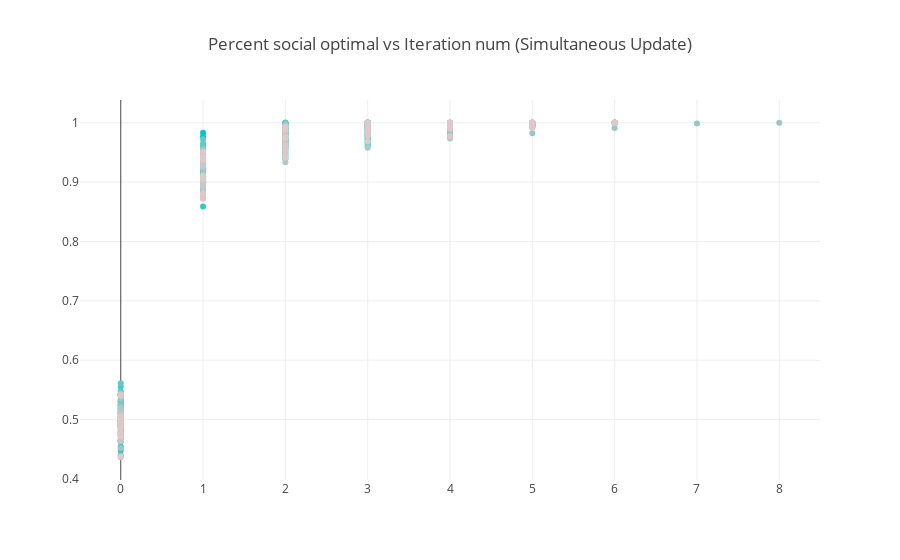

Write notebook code for a chart like this one.
### Code cell
plot_utils(simul_utils)

### Figure 1 — Plotly figure (JSON) as saved in the notebook; plotly's stock layout.template omitted (floating-point values rounded to 4 significant figures)
{"data": [{"hoverinfo": "skip", "marker": {"color": "rgb(0.0,200,200)"}, "mode": "markers", "type": "scatter", "uid": "41c7a697-c8fa-42f5-9937-ae656ec0e009", "x": [0, 1, 2, 3], "y": [0.4978, 0.8922, 0.9833, 1]}, {"hoverinfo": "skip", "marker": {"color": "rgb(0.0,200,200)"}, "mode": "markers", "type": "scatter", "uid": "56f9f635-3a5e-4109-906d-db59a3d18dad", "x": [0, 1, 2, 3, 4], "y": [0.4967, 0.8989, 0.9689, 0.9889, 1]}, {"hoverinfo": "skip", "marker": {"color": "rgb(0.0,200,200)"}, "mode": "markers", "type": "scatter", "uid": "0fb6d2f7-1b7e-42ae-a57c-a71e2c7323a6", "x": [0, 1, 2, 3, 4, 5], "y": [0.4644, 0.9233, 0.9656, 0.9811, 0.9989, 1]}, {"hoverinfo": "skip", "marker": {"color": "rgb(0.0,200,200)"}, "mode": "markers", "type": "scatter", "uid": "a348453f-2097-4c7f-b657-79136984fa1d", "x": [0, 1, 2, 3], "y": [0.5411, 0.9533, 0.9922, 1]}, {"hoverinfo": "skip", "marker": {"color": "rgb(0.0,200,200)"}, "mode": "markers", "type": "scatter", "uid": "10ccf22b-33b4-45a5-a7f4-6ad401948c02", "x": [0, 1, 2], "y": [0.5189, 0.9767, 1]}, {"hoverinfo": "skip", "marker": {"color": "rgb(0.0,200,200)"}, "mode": "markers", "type": "scatter", "uid": "c1e19e59-aecc-4f82-b71b-3a5d6be2cb69", "x": [0, 1, 2, 3, 4], "y": [0.4967, 0.93, 0.9711, 0.9956, 1]}, {"hoverinfo": "skip", "marker": {"color": "rgb(0.0,200,200)"}, "mode": "markers", "type": "scatter", "uid": "a57e1bfe-a1a1-4176-b37e-45f14c8deaca", "x": [0, 1, 2], "y": [0.5311, 0.9833, 1]}, {"hoverinfo": "skip", "marker": {"color": "rgb(0.0,200,200)"}, "mode": "markers", "type": "scatter", "uid": "15c51da4-3f6e-4323-b767-47891d8cb172", "x": [0, 1, 2, 3], "y": [0.5056, 0.9233, 0.9911, 1]}, {"hoverinfo": "skip", "marker": {"color": "rgb(0.0,200,200)"}, "mode": "markers", "type": "scatter", "uid": "df7c6b5e-0320-472e-a1d4-3d944e1bfd23", "x": [0, 1, 2, 3, 4], "y": [0.4644, 0.9011, 0.9778, 0.9933, 1]}, {"hoverinfo": "skip", "marker": {"color": "rgb(0.0,200,200)"}, "mode": "markers", "type": "scatter", "uid": "9232280d-30d4-498b-8bba-47587b789dad", "x": [0, 1, 2, 3], "y": [0.5289, 0.9544, 0.9911, 1]}, {"hoverinfo": "skip", "marker": {"color": "rgb(25.0,200,200)"}, "mode": "markers", "type": "scatter", "uid": "d4a00113-1a0f-4774-b93f-55a6a16c80da", "x": [0, 1, 2, 3, 4, 5, 6], "y": [0.5033, 0.9333, 0.9567, 0.9733, 0.99, 0.9989, 1]}, {"hoverinfo": "skip", "marker": {"color": "rgb(25.0,200,200)"}, "mode": "markers", "type": "scatter", "uid": "648c1355-9309-45b5-8efd-4466529dccdb", "x": [0, 1, 2, 3, 4, 5, 6], "y": [0.4633, 0.8878, 0.9489, 0.9711, 0.9833, 0.9922, 1]}, {"hoverinfo": "skip", "marker": {"color": "rgb(25.0,200,200)"}, "mode": "markers", "type": "scatter", "uid": "0d9af0ba-8eea-4419-84a2-733090c8999d", "x": [0, 1, 2, 3, 4, 5, 6], "y": [0.4544, 0.9089, 0.94, 0.9633, 0.9789, 0.9944, 1]}, {"hoverinfo": "skip", "marker": {"color": "rgb(25.0,200,200)"}, "mode": "markers", "type": "scatter", "uid": "a96cc830-300d-482a-8087-573418cc1420", "x": [0, 1, 2, 3, 4], "y": [0.4722, 0.9078, 0.9711, 0.9889, 1]}, {"hoverinfo": "skip", "marker": {"color": "rgb(25.0,200,200)"}, "mode": "markers", "type": "scatter", "uid": "d66c22b8-cbd2-409e-8e70-1deab2ec23f7", "x": [0, 1, 2, 3, 4], "y": [0.49, 0.9389, 0.9833, 0.9989, 1]}, {"hoverinfo": "skip", "marker": {"color": "rgb(25.0,200,200)"}, "mode": "markers", "type": "scatter", "uid": "4aa204fe-7a9a-4e0d-927f-5c838cfc8540", "x": [0, 1, 2, 3, 4, 5], "y": [0.4867, 0.9178, 0.9844, 0.9933, 0.9989, 1]}, {"hoverinfo": "skip", "marker": {"color": "rgb(25.0,200,200)"}, "mode": "markers", "type": "scatter", "uid": "c8f6bbe8-a788-4ca4-b0ee-e94eb769c744", "x": [0, 1, 2, 3, 4], "y": [0.5178, 0.9522, 0.9878, 0.9978, 1]}, {"hoverinfo": "skip", "marker": {"color": "rgb(25.0,200,200)"}, "mode": "markers", "type": "scatter", "uid": "9887eca6-97f9-4295-8f65-fecae7b9c056", "x": [0, 1, 2, 3], "y": [0.5222, 0.94, 0.99, 1]}, {"hoverinfo": "skip", "marker": {"color": "rgb(25.0,200,200)"}, "mode": "markers", "type": "scatter", "uid": "257274c1-05ab-4428-b581-5b438dd4a893", "x": [0, 1, 2, 3, 4], "y": [0.4778, 0.8944, 0.99, 0.9978, 1]}, {"hoverinfo": "skip", "marker": {"color": "rgb(25.0,200,200)"}, "mode": "markers", "type": "scatter", "uid": "a828ad24-d932-4cc5-8977-733c7db23e41", "x": [0, 1, 2, 3, 4], "y": [0.5122, 0.9478, 0.9878, 0.9989, 1]}, {"hoverinfo": "skip", "marker": {"color": "rgb(50.0,200,200)"}, "mode": "markers", "type": "scatter", "uid": "0e632ab9-26a3-47f8-a59b-4b282bd070fc", "x": [0, 1, 2, 3, 4], "y": [0.5144, 0.9211, 0.9822, 0.9978, 1]}, {"hoverinfo": "skip", "marker": {"color": "rgb(50.0,200,200)"}, "mode": "markers", "type": "scatter", "uid": "a621809a-9c21-40de-bdaf-d1567e74afc2", "x": [0, 1, 2, 3, 4, 5, 6], "y": [0.4833, 0.9233, 0.9722, 0.98, 0.9889, 0.9956, 1]}, {"hoverinfo": "skip", "marker": {"color": "rgb(50.0,200,200)"}, "mode": "markers", "type": "scatter", "uid": "bb5a02bc-949f-49c0-8a16-770311b2ace6", "x": [0, 1, 2, 3, 4, 5, 6], "y": [0.4478, 0.8589, 0.9567, 0.9778, 0.9889, 0.9989, 1]}, {"hoverinfo": "skip", "marker": {"color": "rgb(50.0,200,200)"}, "mode": "markers", "type": "scatter", "uid": "58513a57-ba8b-4710-98d9-0ec6ac9ee8e7", "x": [0, 1, 2, 3], "y": [0.4922, 0.9167, 0.9911, 1]}, {"hoverinfo": "skip", "marker": {"color": "rgb(50.0,200,200)"}, "mode": "markers", "type": "scatter", "uid": "57f0cfea-2048-4985-b561-fe91e6b0f0b4", "x": [0, 1, 2, 3, 4], "y": [0.4789, 0.9178, 0.9789, 0.9933, 1]}, {"hoverinfo": "skip", "marker": {"color": "rgb(50.0,200,200)"}, "mode": "markers", "type": "scatter", "uid": "7a91fb49-cdc6-48a5-acb0-8629bf181e7f", "x": [0, 1, 2, 3], "y": [0.5078, 0.9389, 0.9944, 1]}, {"hoverinfo": "skip", "marker": {"color": "rgb(50.0,200,200)"}, "mode": "markers", "type": "scatter", "uid": "8cc9efc8-b513-4b22-bfd7-557b86716436", "x": [0, 1, 2, 3], "y": [0.5311, 0.9456, 0.9922, 1]}, {"hoverinfo": "skip", "marker": {"color": "rgb(50.0,200,200)"}, "mode": "markers", "type": "scatter", "uid": "9831dd7c-f44b-4502-9bcf-cceee38ee0c9", "x": [0, 1, 2, 3, 4], "y": [0.4878, 0.9122, 0.9744, 0.9978, 1]}, {"hoverinfo": "skip", "marker": {"color": "rgb(50.0,200,200)"}, "mode": "markers", "type": "scatter", "uid": "a00675e7-c7ca-4115-93da-51df315b3398", "x": [0, 1, 2, 3, 4], "y": [0.5333, 0.9567, 0.99, 0.9956, 1]}, {"hoverinfo": "skip", "marker": {"color": "rgb(50.0,200,200)"}, "mode": "markers", "type": "scatter", "uid": "f617bad8-c64b-463f-8895-af64eb0dcd27", "x": [0, 1, 2, 3, 4, 5], "y": [0.5133, 0.94, 0.9722, 0.9867, 0.9989, 1]}, {"hoverinfo": "skip", "marker": {"color": "rgb(75.0,200,200)"}, "mode": "markers", "type": "scatter", "uid": "eede9ed6-e1da-4bd0-9e88-a01285316bd6", "x": [0, 1, 2, 3, 4], "y": [0.5444, 0.9033, 0.98, 0.9944, 1]}, {"hoverinfo": "skip", "marker": {"color": "rgb(75.0,200,200)"}, "mode": "markers", "type": "scatter", "uid": "2d3fa10b-048f-46cb-a54c-6ec5245fe47d", "x": [0, 1, 2, 3], "y": [0.4967, 0.9256, 0.9844, 1]}, {"hoverinfo": "skip", "marker": {"color": "rgb(75.0,200,200)"}, "mode": "markers", "type": "scatter", "uid": "edc3fb3b-d4c9-464c-949f-083087aeb2c1", "x": [0, 1, 2, 3], "y": [0.5244, 0.9244, 0.9822, 1]}, {"hoverinfo": "skip", "marker": {"color": "rgb(75.0,200,200)"}, "mode": "markers", "type": "scatter", "uid": "73371901-92bb-4d55-a637-636f3e99091c", "x": [0, 1, 2, 3], "y": [0.5433, 0.9611, 0.9956, 1]}, {"hoverinfo": "skip", "marker": {"color": "rgb(75.0,200,200)"}, "mode": "markers", "type": "scatter", "uid": "bdc812b4-76b1-4b09-a4fe-a876822e4600", "x": [0, 1, 2, 3, 4, 5, 6], "y": [0.5011, 0.9, 0.9444, 0.9667, 0.9822, 0.9978, 1]}, {"hoverinfo": "skip", "marker": {"color": "rgb(75.0,200,200)"}, "mode": "markers", "type": "scatter", "uid": "20b76132-d9d2-4495-96be-b41976297c45", "x": [0, 1, 2, 3, 4, 5, 6], "y": [0.4744, 0.8978, 0.96, 0.9789, 0.99, 0.9978, 1]}, {"hoverinfo": "skip", "marker": {"color": "rgb(75.0,200,200)"}, "mode": "markers", "type": "scatter", "uid": "186413a5-8b29-42d9-84b2-519044311b64", "x": [0, 1, 2, 3, 4, 5, 6], "y": [0.5089, 0.9211, 0.9633, 0.9789, 0.9889, 0.9967, 1]}, {"hoverinfo": "skip", "marker": {"color": "rgb(75.0,200,200)"}, "mode": "markers", "type": "scatter", "uid": "325c2e16-0c89-46a5-8828-628a79e75e29", "x": [0, 1, 2, 3], "y": [0.4989, 0.9322, 0.9944, 1]}, {"hoverinfo": "skip", "marker": {"color": "rgb(75.0,200,200)"}, "mode": "markers", "type": "scatter", "uid": "1d39dae3-72e6-487e-aaf8-3f7bc9eef5c6", "x": [0, 1, 2, 3, 4], "y": [0.5111, 0.9567, 0.99, 0.9967, 1]}, {"hoverinfo": "skip", "marker": {"color": "rgb(75.0,200,200)"}, "mode": "markers", "type": "scatter", "uid": "5d1f9f2f-2a77-48af-a1c2-8a5c5ac9b21f", "x": [0, 1, 2], "y": [0.5556, 0.93, 1]}, {"hoverinfo": "skip", "marker": {"color": "rgb(100.0,200,200)"}, "mode": "markers", "type": "scatter", "uid": "1f9c317d-5224-40a1-9c39-136eed0c4a36", "x": [0, 1, 2, 3], "y": [0.4933, 0.9489, 0.9967, 1]}, {"hoverinfo": "skip", "marker": {"color": "rgb(100.0,200,200)"}, "mode": "markers", "type": "scatter", "uid": "c1fdad1a-e2b5-4344-9a1f-f4f1ceeba0c5", "x": [0, 1, 2, 3, 4], "y": [0.5078, 0.9289, 0.9822, 0.9956, 1]}, {"hoverinfo": "skip", "marker": {"color": "rgb(100.0,200,200)"}, "mode": "markers", "type": "scatter", "uid": "2378583e-7228-45f5-902b-9eaa1443959d", "x": [0, 1, 2, 3, 4, 5], "y": [0.5478, 0.91, 0.97, 0.9889, 0.9989, 1]}, {"hoverinfo": "skip", "marker": {"color": "rgb(100.0,200,200)"}, "mode": "markers", "type": "scatter", "uid": "82dbf91e-feac-4637-89c2-4aa5a25d08c7", "x": [0, 1, 2, 3], "y": [0.5611, 0.9656, 0.9978, 1]}, {"hoverinfo": "skip", "marker": {"color": "rgb(100.0,200,200)"}, "mode": "markers", "type": "scatter", "uid": "973239a1-661a-444d-8b6f-9643974da5a5", "x": [0, 1, 2, 3, 4], "y": [0.5, 0.9333, 0.9744, 0.99, 1]}, {"hoverinfo": "skip", "marker": {"color": "rgb(100.0,200,200)"}, "mode": "markers", "type": "scatter", "uid": "8fe265a8-ac97-4a49-b8f9-a11ce528a8fb", "x": [0, 1, 2, 3, 4, 5], "y": [0.44, 0.8922, 0.9622, 0.9844, 0.9944, 1]}, {"hoverinfo": "skip", "marker": {"color": "rgb(100.0,200,200)"}, "mode": "markers", "type": "scatter", "uid": "c79cffdc-0243-4d33-86c4-d57065aefc7b", "x": [0, 1, 2, 3, 4, 5], "y": [0.5222, 0.9422, 0.9733, 0.9889, 0.9956, 1]}, {"hoverinfo": "skip", "marker": {"color": "rgb(100.0,200,200)"}, "mode": "markers", "type": "scatter", "uid": "398035ba-68f0-4692-80ae-38d327fab957", "x": [0, 1, 2], "y": [0.5256, 0.9722, 1]}, {"hoverinfo": "skip", "marker": {"color": "rgb(100.0,200,200)"}, "mode": "markers", "type": "scatter", "uid": "0af3c5e5-8328-4c91-8d3d-9fbfd4bbef57", "x": [0, 1, 2, 3, 4, 5, 6], "y": [0.4911, 0.9, 0.9389, 0.96, 0.98, 0.9978, 1]}, {"hoverinfo": "skip", "marker": {"color": "rgb(100.0,200,200)"}, "mode": "markers", "type": "scatter", "uid": "24d048dd-0b44-440a-aa1e-66c3ac7a59f9", "x": [0, 1, 2, 3], "y": [0.4889, 0.96, 0.9933, 1]}, {"hoverinfo": "skip", "marker": {"color": "rgb(125.0,200,200)"}, "mode": "markers", "type": "scatter", "uid": "f7ba6f56-cb57-402f-be3f-6d55fe27eb26", "x": [0, 1, 2, 3, 4], "y": [0.5189, 0.9444, 0.9822, 0.9944, 1]}, {"hoverinfo": "skip", "marker": {"color": "rgb(125.0,200,200)"}, "mode": "markers", "type": "scatter", "uid": "654857ad-9b2e-4386-ad7f-f4c897357ede", "x": [0, 1, 2, 3], "y": [0.5411, 0.9289, 0.9933, 1]}, {"hoverinfo": "skip", "marker": {"color": "rgb(125.0,200,200)"}, "mode": "markers", "type": "scatter", "uid": "2ede6829-49db-4619-bdeb-912f92a9a304", "x": [0, 1, 2, 3, 4], "y": [0.4944, 0.9056, 0.9722, 0.9922, 1]}, {"hoverinfo": "skip", "marker": {"color": "rgb(125.0,200,200)"}, "mode": "markers", "type": "scatter", "uid": "cfda2a3b-fbfc-470b-8f89-6c593ce1ed59", "x": [0, 1, 2, 3], "y": [0.49, 0.95, 0.9967, 1]}, {"hoverinfo": "skip", "marker": {"color": "rgb(125.0,200,200)"}, "mode": "markers", "type": "scatter", "uid": "f457c91c-5037-4305-9d5d-b4ed7e2ad332", "x": [0, 1, 2, 3], "y": [0.5244, 0.9522, 0.9989, 1]}, {"hoverinfo": "skip", "marker": {"color": "rgb(125.0,200,200)"}, "mode": "markers", "type": "scatter", "uid": "250b00a9-c199-4fc5-947d-a4145e574c3a", "x": [0, 1, 2, 3, 4, 5], "y": [0.48, 0.8967, 0.9522, 0.9767, 0.9944, 1]}, {"hoverinfo": "skip", "marker": {"color": "rgb(125.0,200,200)"}, "mode": "markers", "type": "scatter", "uid": "f487f1b0-0ac1-419a-b7fa-3811113c4a58", "x": [0, 1, 2, 3, 4, 5, 6], "y": [0.4811, 0.8856, 0.9667, 0.9811, 0.9867, 0.9978, 1]}, {"hoverinfo": "skip", "marker": {"color": "rgb(125.0,200,200)"}, "mode": "markers", "type": "scatter", "uid": "a0c21d5c-d012-47f5-8923-132d103fa4d1", "x": [0, 1, 2, 3], "y": [0.5411, 0.9544, 0.9944, 1]}, {"hoverinfo": "skip", "marker": {"color": "rgb(125.0,200,200)"}, "mode": "markers", "type": "scatter", "uid": "a4de93d0-0397-4b0f-9759-870b2fbb2224", "x": [0, 1, 2, 3, 4], "y": [0.53, 0.9233, 0.9744, 0.9967, 1]}, {"hoverinfo": "skip", "marker": {"color": "rgb(125.0,200,200)"}, "mode": "markers", "type": "scatter", "uid": "3c70f8a0-1b4e-4bb2-93e3-afaae8c4b5a1", "x": [0, 1, 2, 3, 4], "y": [0.5422, 0.9344, 0.9856, 0.9989, 1]}, {"hoverinfo": "skip", "marker": {"color": "rgb(150.0,200,200)"}, "mode": "markers", "type": "scatter", "uid": "f4ea4d29-dded-4dc7-b0dc-44609f17bf7f", "x": [0, 1, 2, 3, 4], "y": [0.5056, 0.9244, 0.9833, 0.9956, 1]}, {"hoverinfo": "skip", "marker": {"color": "rgb(150.0,200,200)"}, "mode": "markers", "type": "scatter", "uid": "125170ed-003e-45b1-8281-a87a8cf95a63", "x": [0, 1, 2, 3], "y": [0.5111, 0.9556, 0.9911, 1]}, {"hoverinfo": "skip", "marker": {"color": "rgb(150.0,200,200)"}, "mode": "markers", "type": "scatter", "uid": "8f4e16db-cf70-4e28-83f8-c7072d0bb1e5", "x": [0, 1, 2, 3, 4], "y": [0.4756, 0.91, 0.9678, 0.99, 1]}, {"hoverinfo": "skip", "marker": {"color": "rgb(150.0,200,200)"}, "mode": "markers", "type": "scatter", "uid": "fec4bdc7-3998-4b0e-8e26-d2b71e579f2f", "x": [0, 1, 2, 3, 4], "y": [0.4656, 0.8833, 0.9611, 0.9867, 1]}, {"hoverinfo": "skip", "marker": {"color": "rgb(150.0,200,200)"}, "mode": "markers", "type": "scatter", "uid": "bdcf6501-6532-46f6-8e5a-cb4fe6c67026", "x": [0, 1, 2, 3, 4], "y": [0.4522, 0.92, 0.97, 0.9956, 1]}, {"hoverinfo": "skip", "marker": {"color": "rgb(150.0,200,200)"}, "mode": "markers", "type": "scatter", "uid": "763ae3d7-7df4-45f8-b15c-e1d93146ab3f", "x": [0, 1, 2, 3], "y": [0.4967, 0.9044, 0.9933, 1]}, {"hoverinfo": "skip", "marker": {"color": "rgb(150.0,200,200)"}, "mode": "markers", "type": "scatter", "uid": "760b83eb-b3db-4e06-ad23-dbf89989acc2", "x": [0, 1, 2, 3], "y": [0.5356, 0.9367, 0.9956, 1]}, {"hoverinfo": "skip", "marker": {"color": "rgb(150.0,200,200)"}, "mode": "markers", "type": "scatter", "uid": "4ac7634e-9507-4392-903d-df9a80dc576b", "x": [0, 1, 2, 3, 4, 5, 6], "y": [0.5022, 0.9078, 0.9611, 0.9767, 0.9844, 0.9944, 1]}, {"hoverinfo": "skip", "marker": {"color": "rgb(150.0,200,200)"}, "mode": "markers", "type": "scatter", "uid": "4757f4f5-99f1-4cfb-b4e8-6ea23fc858f3", "x": [0, 1, 2, 3, 4], "y": [0.5111, 0.91, 0.9722, 0.9967, 1]}, {"hoverinfo": "skip", "marker": {"color": "rgb(150.0,200,200)"}, "mode": "markers", "type": "scatter", "uid": "1b183adb-8921-4fb5-bd92-c097f24555bc", "x": [0, 1, 2, 3, 4, 5, 6, 7, 8], "y": [0.4633, 0.8722, 0.9467, 0.9667, 0.9767, 0.9822, 0.9911, 0.9989, 1]}, {"hoverinfo": "skip", "marker": {"color": "rgb(175.0,200,200)"}, "mode": "markers", "type": "scatter", "uid": "029e2060-0c47-4129-a7f9-26144b91631c", "x": [0, 1, 2, 3], "y": [0.5156, 0.9122, 0.9867, 1]}, {"hoverinfo": "skip", "marker": {"color": "rgb(175.0,200,200)"}, "mode": "markers", "type": "scatter", "uid": "8ee00dbb-6285-4ada-968e-e8aaf4d41798", "x": [0, 1, 2, 3], "y": [0.5144, 0.9256, 0.9856, 1]}, {"hoverinfo": "skip", "marker": {"color": "rgb(175.0,200,200)"}, "mode": "markers", "type": "scatter", "uid": "c36c612f-c495-405e-b3f9-20f12ec0b2ad", "x": [0, 1, 2, 3, 4, 5], "y": [0.4367, 0.8889, 0.9722, 0.9867, 0.9967, 1]}, {"hoverinfo": "skip", "marker": {"color": "rgb(175.0,200,200)"}, "mode": "markers", "type": "scatter", "uid": "3ce12537-eba4-4d8b-9085-3697e54f34f8", "x": [0, 1, 2, 3], "y": [0.4667, 0.9456, 0.9933, 1]}, {"hoverinfo": "skip", "marker": {"color": "rgb(175.0,200,200)"}, "mode": "markers", "type": "scatter", "uid": "784de146-b6d4-460e-8f33-b00206f66ec8", "x": [0, 1, 2, 3], "y": [0.5389, 0.9489, 0.9956, 1]}, {"hoverinfo": "skip", "marker": {"color": "rgb(175.0,200,200)"}, "mode": "markers", "type": "scatter", "uid": "bc448983-a450-4918-9950-4484fc83301d", "x": [0, 1, 2, 3, 4], "y": [0.5022, 0.9344, 0.9811, 0.9889, 1]}, {"hoverinfo": "skip", "marker": {"color": "rgb(175.0,200,200)"}, "mode": "markers", "type": "scatter", "uid": "1d464396-9226-444f-9c08-eeba592ac96d", "x": [0, 1, 2, 3, 4, 5, 6], "y": [0.4711, 0.8756, 0.9333, 0.9578, 0.9733, 0.9956, 1]}, {"hoverinfo": "skip", "marker": {"color": "rgb(175.0,200,200)"}, "mode": "markers", "type": "scatter", "uid": "c0cff14d-0788-4c7e-9985-2a55d97e0e39", "x": [0, 1, 2, 3, 4], "y": [0.52, 0.91, 0.9667, 0.9933, 1]}, {"hoverinfo": "skip", "marker": {"color": "rgb(175.0,200,200)"}, "mode": "markers", "type": "scatter", "uid": "832f52e2-2e5f-45ee-a91c-0198bea0d7c6", "x": [0, 1, 2, 3, 4, 5], "y": [0.4956, 0.93, 0.9811, 0.9933, 0.9989, 1]}, {"hoverinfo": "skip", "marker": {"color": "rgb(175.0,200,200)"}, "mode": "markers", "type": "scatter", "uid": "40e646cc-f222-4c86-a487-f200d75ae29c", "x": [0, 1, 2, 3, 4, 5], "y": [0.4867, 0.9367, 0.9789, 0.9911, 0.9989, 1]}, {"hoverinfo": "skip", "marker": {"color": "rgb(200.0,200,200)"}, "mode": "markers", "type": "scatter", "uid": "176e1eff-5e87-4461-a58e-93ca0941b1b3", "x": [0, 1, 2, 3, 4, 5, 6], "y": [0.5089, 0.9322, 0.9744, 0.9844, 0.99, 0.9989, 1]}, {"hoverinfo": "skip", "marker": {"color": "rgb(200.0,200,200)"}, "mode": "markers", "type": "scatter", "uid": "f27baf3b-8824-46f8-abfc-f6ce7f6540b9", "x": [0, 1, 2, 3, 4, 5], "y": [0.5, 0.9033, 0.9522, 0.9778, 0.9922, 1]}, {"hoverinfo": "skip", "marker": {"color": "rgb(200.0,200,200)"}, "mode": "markers", "type": "scatter", "uid": "b589ca41-2914-45eb-acd1-d78d5e583110", "x": [0, 1, 2, 3], "y": [0.5433, 0.9267, 0.9844, 1]}, {"hoverinfo": "skip", "marker": {"color": "rgb(200.0,200,200)"}, "mode": "markers", "type": "scatter", "uid": "eea28713-530e-45cb-8710-128978f398fb", "x": [0, 1, 2, 3, 4, 5, 6], "y": [0.5089, 0.9022, 0.96, 0.9844, 0.9922, 0.9989, 1]}, {"hoverinfo": "skip", "marker": {"color": "rgb(200.0,200,200)"}, "mode": "markers", "type": "scatter", "uid": "25fb8d01-f93c-4670-b5c0-9cadc7d64ab2", "x": [0, 1, 2, 3, 4, 5], "y": [0.4644, 0.8956, 0.9656, 0.9889, 0.9989, 1]}, {"hoverinfo": "skip", "marker": {"color": "rgb(200.0,200,200)"}, "mode": "markers", "type": "scatter", "uid": "cdd4bd7f-f6a3-4b8b-914b-f1991208dbe2", "x": [0, 1, 2, 3, 4], "y": [0.4956, 0.9367, 0.9878, 0.9967, 1]}, {"hoverinfo": "skip", "marker": {"color": "rgb(200.0,200,200)"}, "mode": "markers", "type": "scatter", "uid": "e1deab8d-a941-4076-8be3-42fec0a36b0e", "x": [0, 1, 2, 3], "y": [0.4744, 0.9444, 0.9889, 1]}, {"hoverinfo": "skip", "marker": {"color": "rgb(200.0,200,200)"}, "mode": "markers", "type": "scatter", "uid": "56685606-d310-4fee-a4c2-c4ec3c20d538", "x": [0, 1, 2, 3, 4, 5], "y": [0.4689, 0.8922, 0.9711, 0.99, 0.9989, 1]}, {"hoverinfo": "skip", "marker": {"color": "rgb(200.0,200,200)"}, "mode": "markers", "type": "scatter", "uid": "b05157cd-9e24-4759-a157-d448122f66ae", "x": [0, 1, 2, 3], "y": [0.4778, 0.8989, 0.98, 1]}, {"hoverinfo": "skip", "marker": {"color": "rgb(200.0,200,200)"}, "mode": "markers", "type": "scatter", "uid": "757afc75-97b3-4532-891d-03035677209d", "x": [0, 1, 2, 3, 4], "y": [0.4744, 0.8989, 0.96, 0.9933, 1]}, {"hoverinfo": "skip", "marker": {"color": "rgb(225.0,200,200)"}, "mode": "markers", "type": "scatter", "uid": "e123c0bd-c220-44df-b2de-40f11641aaf8", "x": [0, 1, 2, 3, 4, 5, 6], "y": [0.4956, 0.9111, 0.9544, 0.9689, 0.9778, 0.9911, 1]}, {"hoverinfo": "skip", "marker": {"color": "rgb(225.0,200,200)"}, "mode": "markers", "type": "scatter", "uid": "95e1e15a-6e21-4b0a-9ed4-2dc0455591c9", "x": [0, 1, 2, 3, 4], "y": [0.4778, 0.9511, 0.9922, 0.9989, 1]}, {"hoverinfo": "skip", "marker": {"color": "rgb(225.0,200,200)"}, "mode": "markers", "type": "scatter", "uid": "ded71a41-81a7-48fd-b81a-9d697b5eef9e", "x": [0, 1, 2, 3, 4, 5, 6], "y": [0.4722, 0.8811, 0.9544, 0.9789, 0.99, 0.9944, 1]}, {"hoverinfo": "skip", "marker": {"color": "rgb(225.0,200,200)"}, "mode": "markers", "type": "scatter", "uid": "3b6fad56-84c1-49fe-942b-18f3ad4f2409", "x": [0, 1, 2, 3, 4, 5], "y": [0.5044, 0.9378, 0.9878, 0.9944, 0.9989, 1]}, {"hoverinfo": "skip", "marker": {"color": "rgb(225.0,200,200)"}, "mode": "markers", "type": "scatter", "uid": "eb780c94-91ee-4883-bd30-5e0adfee47f6", "x": [0, 1, 2, 3], "y": [0.5411, 0.9422, 0.9933, 1]}, {"hoverinfo": "skip", "marker": {"color": "rgb(225.0,200,200)"}, "mode": "markers", "type": "scatter", "uid": "b89a7145-e20f-4cf2-9a32-d4888ee5fde7", "x": [0, 1, 2, 3, 4], "y": [0.5033, 0.9067, 0.9744, 0.9989, 1]}, {"hoverinfo": "skip", "marker": {"color": "rgb(225.0,200,200)"}, "mode": "markers", "type": "scatter", "uid": "e21093ae-8184-481b-9b88-5ad518ea6630", "x": [0, 1, 2, 3, 4], "y": [0.4378, 0.8722, 0.9444, 0.9856, 1]}, {"hoverinfo": "skip", "marker": {"color": "rgb(225.0,200,200)"}, "mode": "markers", "type": "scatter", "uid": "f27df722-1b2d-4cb9-9919-718f3f39ecac", "x": [0, 1, 2, 3, 4, 5], "y": [0.4856, 0.8744, 0.9411, 0.98, 0.9944, 1]}, {"hoverinfo": "skip", "marker": {"color": "rgb(225.0,200,200)"}, "mode": "markers", "type": "scatter", "uid": "9d328ef3-13cc-48b5-bbb5-60994005404d", "x": [0, 1, 2, 3, 4, 5], "y": [0.49, 0.94, 0.9756, 0.9911, 0.9978, 1]}, {"hoverinfo": "skip", "marker": {"color": "rgb(225.0,200,200)"}, "mode": "markers", "type": "scatter", "uid": "b0f47219-e0cd-49cb-ad25-0f220cbc36db", "x": [0, 1, 2, 3, 4], "y": [0.4878, 0.9067, 0.9611, 0.99, 1]}], "layout": {"showlegend": false, "title": {"text": "Percent social optimal vs Iteration num (Simultaneous Update)"}}}
